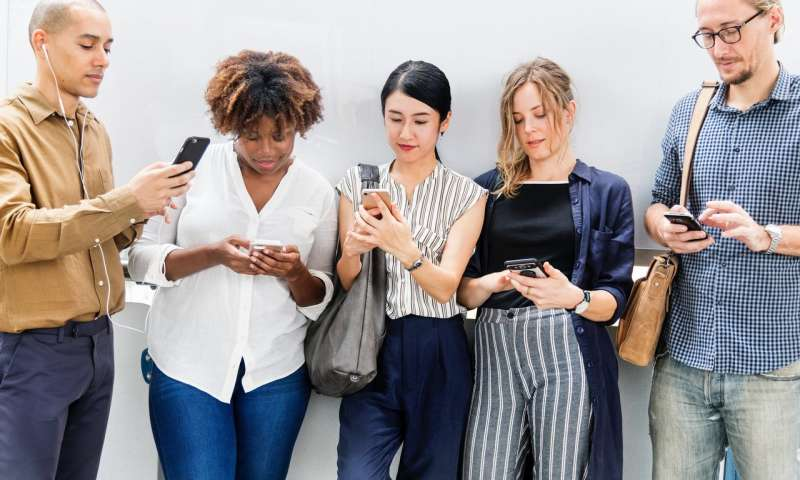
#> input picture images/howresearch_1.jpg, 800 x 480 px
$ python face_detect.py images/howresearch_1.jpg
#> lines starting #> are read from the running program, lines starting #| are printed output that depends on the picture; after the words box and inside, x2 and y2 are one past the last pixel; in counts of white or black regions, pixels touching at a corner belong together
import cv2
import sys

# Get user supplied values
imagePath = sys.argv[1]
cascPath = "haarcascade_frontalface_default.xml"

# Create the haar cascade
faceCascade = cv2.CascadeClassifier(cascPath)

# Read the image
image = cv2.imread(imagePath)
#> image is the input picture: shape (480, 800, 3); mean B, G, R 148.4, 147.6, 153.6
gray = cv2.cvtColor(image, cv2.COLOR_BGR2GRAY)
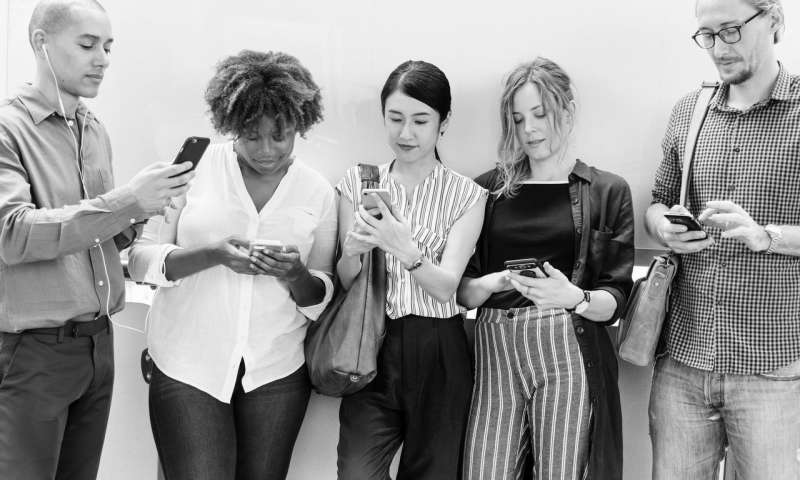
#> gray: shape (480, 800); min 0, max 255, mean 149.5

# Detect faces in the image
faces = faceCascade.detectMultiScale(
    gray,
    scaleFactor=1.05,
    minNeighbors=5,
    minSize=(30, 30),
    flags=cv2.CASCADE_SCALE_IMAGE
)
#> faces = [[372, 92, 73, 73], [497, 93, 65, 65], [59, 15, 78, 78], [232, 113, 66, 66], [684, 1, 78, 78]]

print("Found {0} faces!".format(len(faces)))
#| Found 5 faces!

# Draw a rectangle around the faces
for (x, y, w, h) in faces:
    cv2.rectangle(image, (x, y), (x+w, y+h), (0, 255, 0), 2)
#> this loop made 5 passes
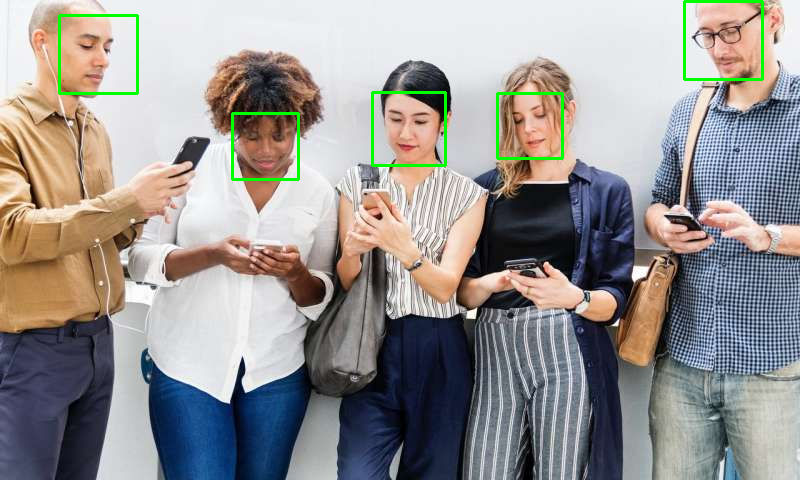
#> image: shape (480, 800, 3); 1.12% of pixels changed, all inside (x1, y1, x2, y2) = (58, 0, 764, 181)

height, width, channels = image.shape
#> height = 480; width = 800; channels = 3
cv2.imshow("{0} Faces found".format(len(faces)), image)
cv2.waitKey(0)

$ run again, on images/howresearch_2.jpg
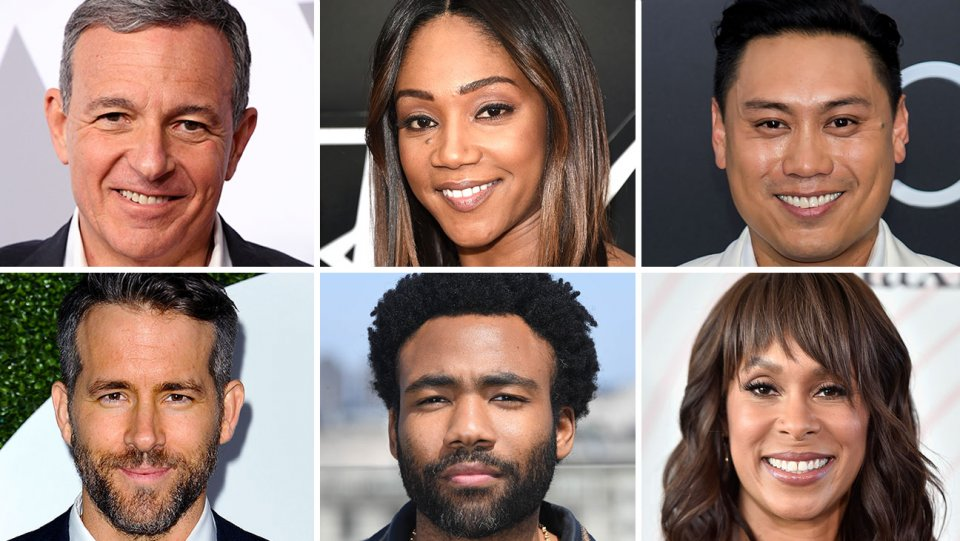
#> input picture images/howresearch_2.jpg, 960 x 541 px
#> image is the input picture: shape (541, 960, 3); mean B, G, R 115.1, 123, 144.6
#> `gray = cv2.cvtColor(image, cv2.COLOR_BGR2GRAY)`:
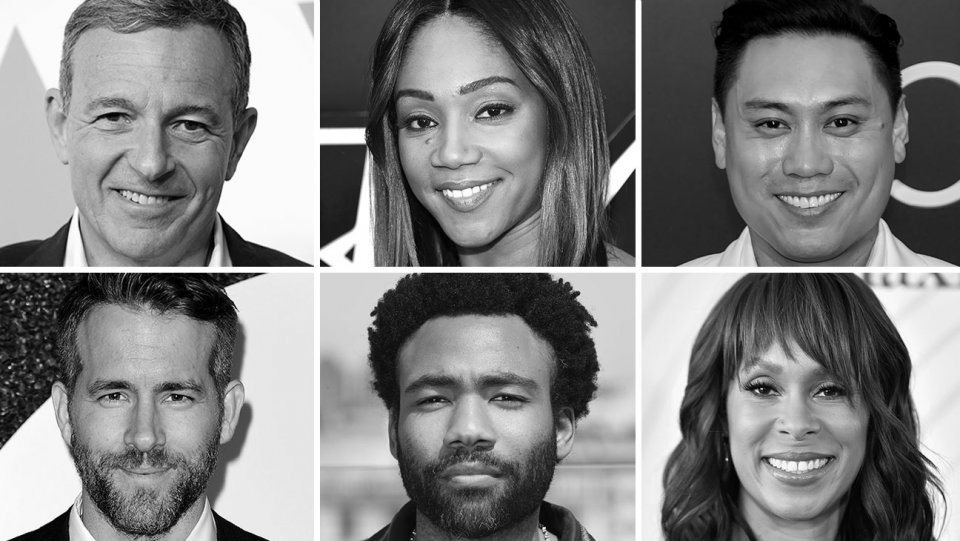
#> gray: shape (541, 960); min 0, max 255, mean 128.5
#> faces = [[53, 320, 183, 183], [367, 43, 182, 182], [703, 320, 182, 182], [706, 46, 194, 194], [376, 320, 189, 189], [49, 40, 203, 203]]
#| Found 6 faces!
#> the loop `for (x, y, w, h) in faces:` made 6 passes
#> after the loop `for (x, y, w, h) in faces:`:
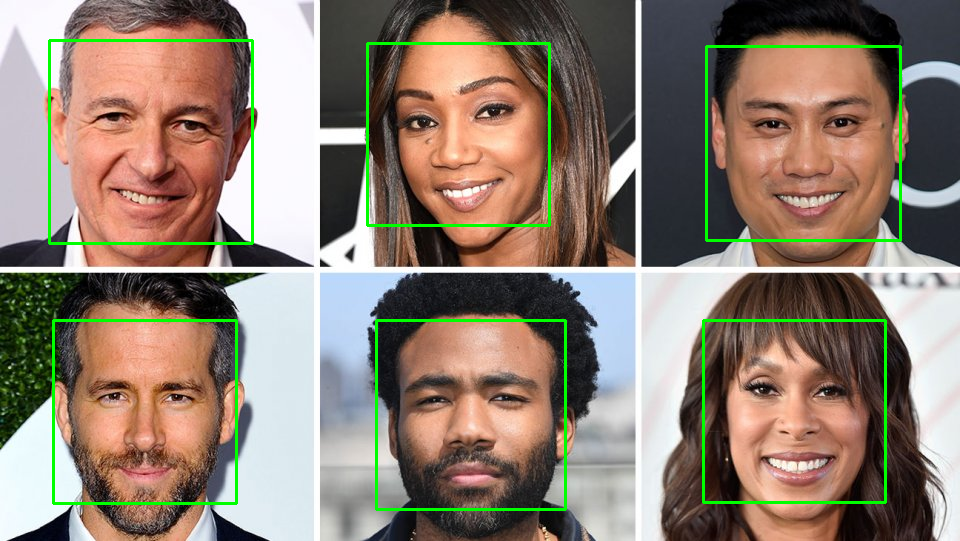
#> image: shape (541, 960, 3); 2.61% of pixels changed, all inside (x1, y1, x2, y2) = (48, 39, 902, 511)

$ run again, on images/howresearch_3.jpg
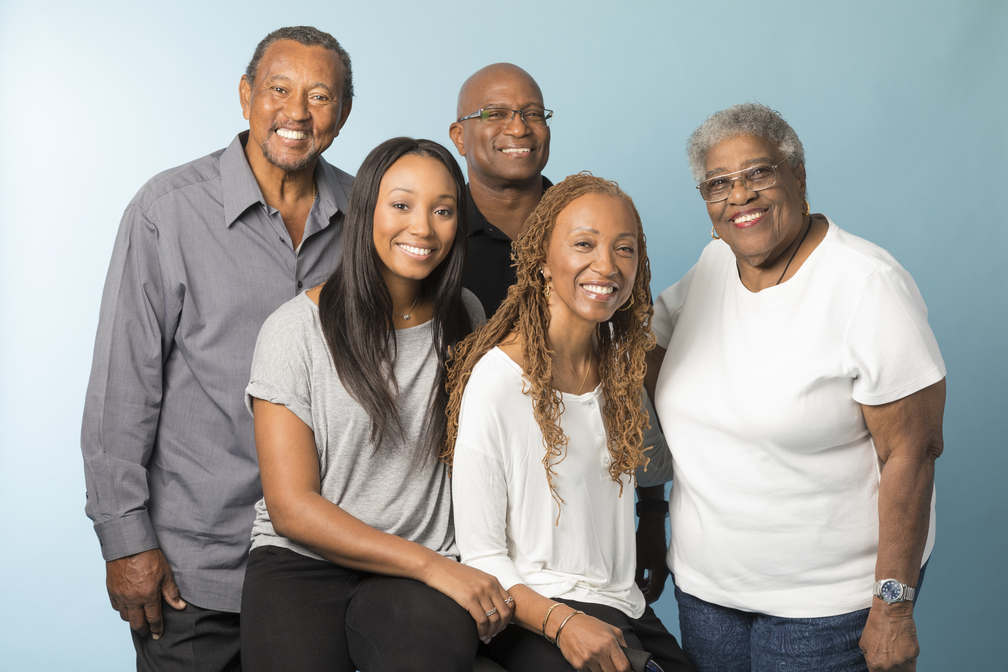
#> input picture images/howresearch_3.jpg, 1008 x 672 px
#> image is the input picture: shape (672, 1008, 3); mean B, G, R 157.5, 160, 160
#> `gray = cv2.cvtColor(image, cv2.COLOR_BGR2GRAY)`:
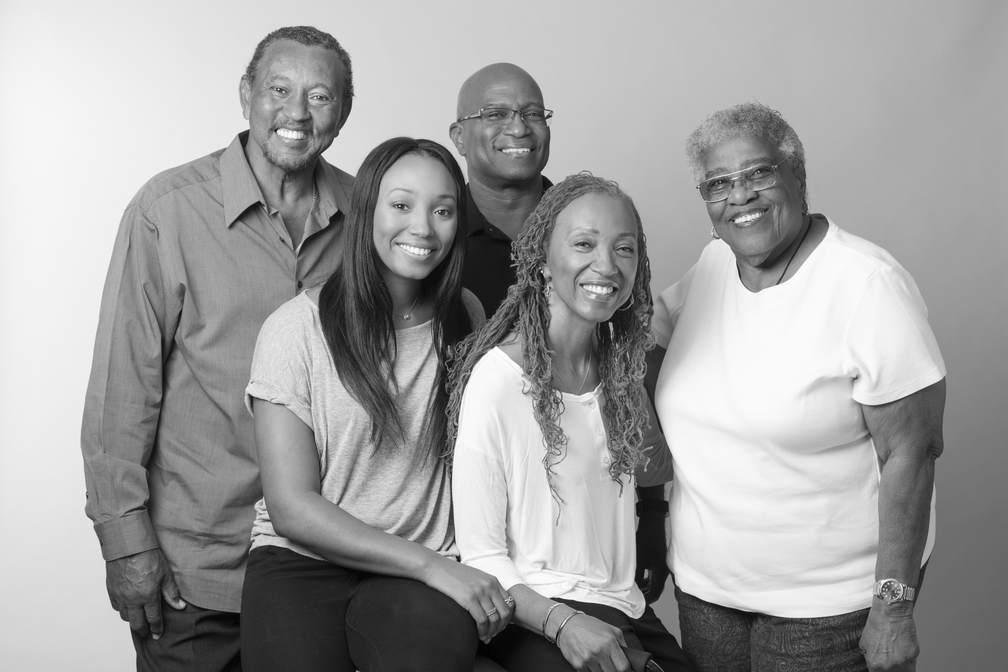
#> gray: shape (672, 1008); min 2, max 255, mean 159.7
#> faces = [[858, 610, 55, 55], [478, 83, 79, 79], [99, 533, 66, 66], [249, 55, 95, 95], [685, 138, 108, 108], [365, 166, 103, 103], [544, 203, 109, 109]]
#| Found 7 faces!
#> the loop `for (x, y, w, h) in faces:` made 7 passes
#> after the loop `for (x, y, w, h) in faces:`:
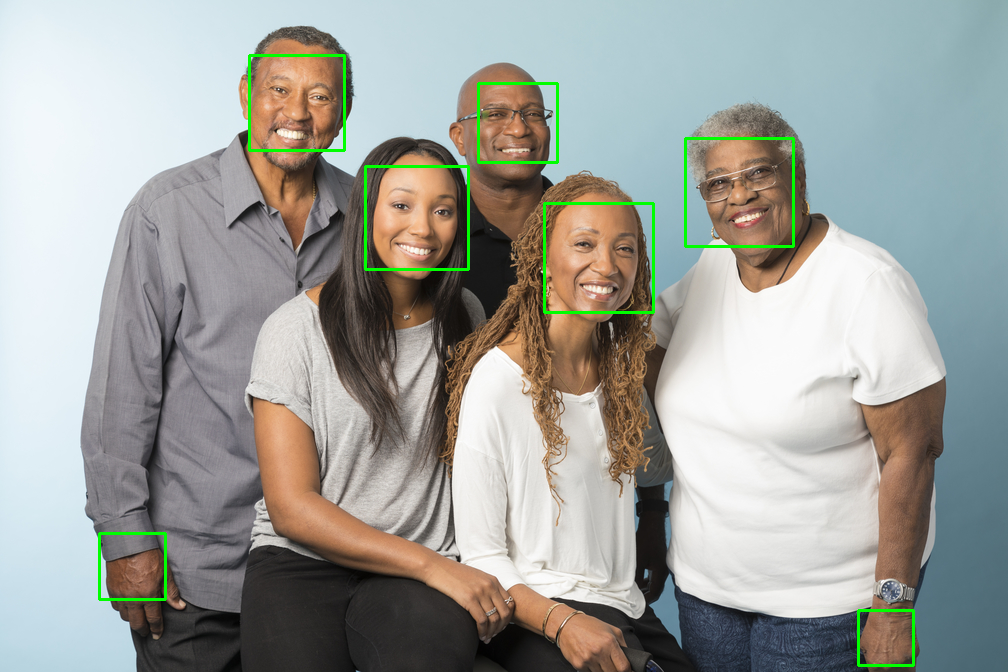
#> image: shape (672, 1008, 3); 1.09% of pixels changed, all inside (x1, y1, x2, y2) = (98, 54, 915, 667)

$ run again, on images/howresearch_4.jpg
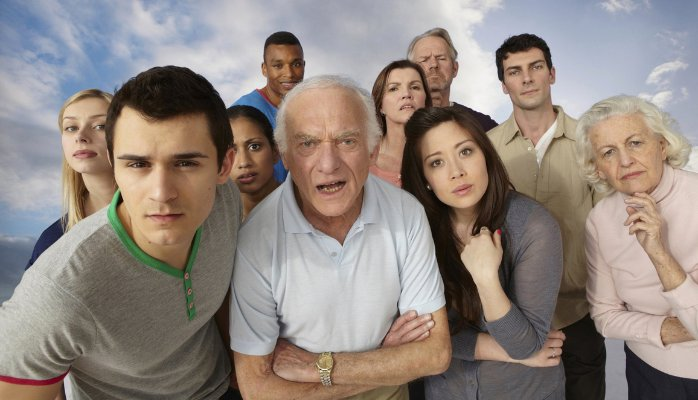
#> input picture images/howresearch_4.jpg, 698 x 400 px
#> image is the input picture: shape (400, 698, 3); mean B, G, R 128.3, 134.8, 145.9
#> `gray = cv2.cvtColor(image, cv2.COLOR_BGR2GRAY)`:
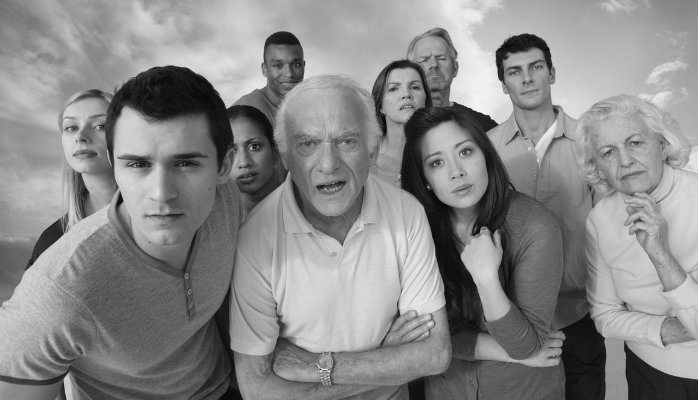
#> gray: shape (400, 698); min 2, max 252, mean 137.4
#> faces = [[416, 44, 36, 36], [261, 45, 51, 51], [378, 67, 54, 54], [497, 46, 60, 60], [612, 172, 55, 55], [217, 124, 60, 60], [49, 99, 72, 72], [590, 122, 70, 70], [413, 126, 79, 79], [280, 107, 96, 96], [101, 118, 125, 125]]
#| Found 11 faces!
#> the loop `for (x, y, w, h) in faces:` made 11 passes
#> after the loop `for (x, y, w, h) in faces:`:
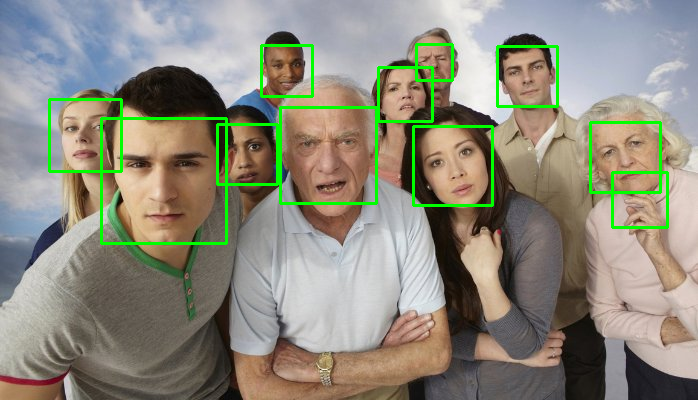
#> image: shape (400, 698, 3); 3.21% of pixels changed, all inside (x1, y1, x2, y2) = (48, 43, 669, 245)
